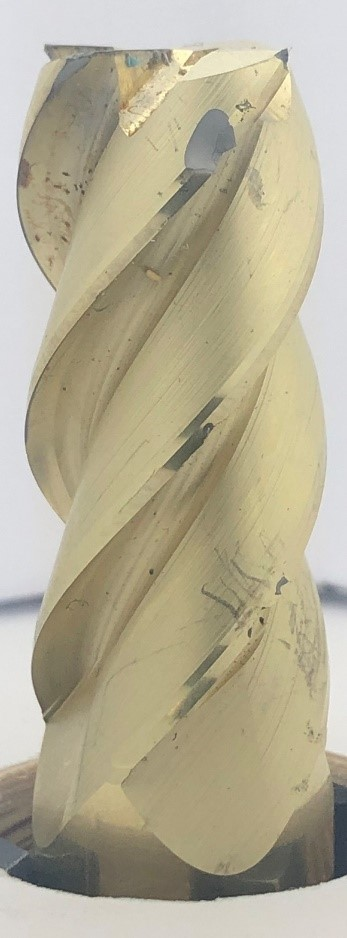
#> input picture Kurs_9/24_OpenCV_Image_Histogramm_Equalization/Bild_IPhone.jpg, 347 x 938 px
$ python kontrast_Histogram.py --image Bild_IPhone.jpg
#> lines starting #> are read from the running program, lines starting #| are printed output that depends on the picture; after the words box and inside, x2 and y2 are one past the last pixel; in counts of white or black regions, pixels touching at a corner belong together
import numpy as np
import argparse
import cv2
import vg
import sys
from matplotlib import pyplot as plt
from tkinter import *
from paket_mit_funktionen import*
import paket_mit_funktionen

ap = argparse.ArgumentParser()
ap.add_argument("-i", "--image", required = True, help = "Enter Path to the Image")
args = vars(ap.parse_args())
print(paket_mit_funktionen.bot)
# Bild hochladen
image = cv2.imread(args["image"])
#> image is the input picture: shape (938, 347, 3); mean B, G, R 149.3, 173.4, 180.4
#Zeigt ein normales Image
cv2.imshow("RGB Colour space", image)
#cv2.waitKey(0)
Bildname = args['image'][:-4]

# RGB verwandeln zu Grau
gray = cv2.cvtColor(image, cv2.COLOR_BGR2GRAY)
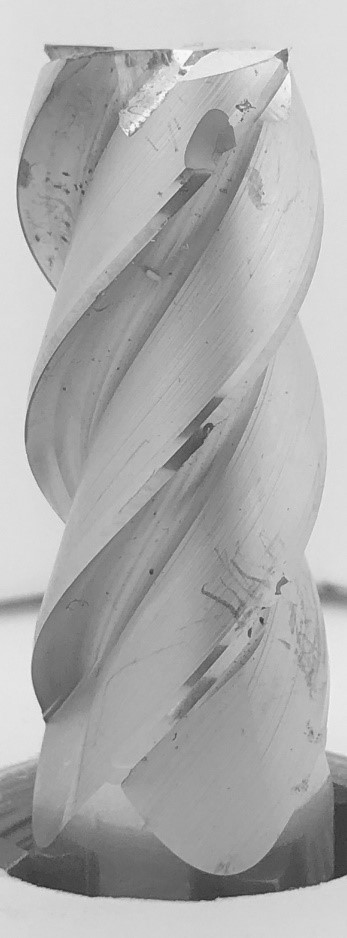
#> gray: shape (938, 347); min 40, max 251, mean 172.7
cv2.imwrite(Bildname +"Grau"+ ".jpg", gray)
cv2.imshow("Grau",gray)

eq = cv2.equalizeHist(gray)
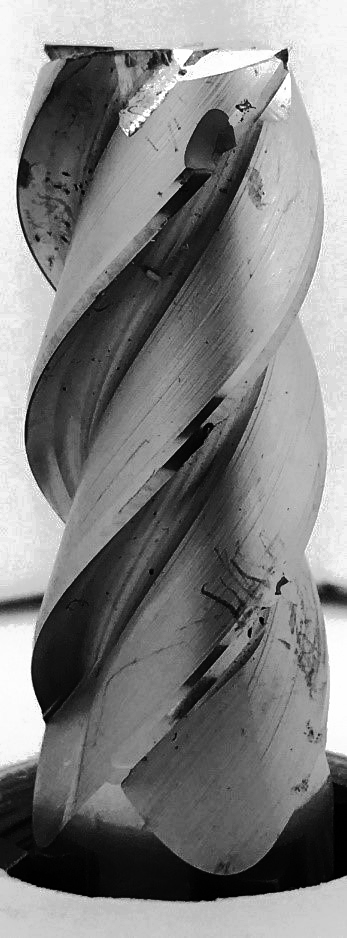
#> eq: shape (938, 347); min 0, max 255, mean 128.8
cv2.putText(gray,"Vorher",bot,fo,fs,fc,lt)
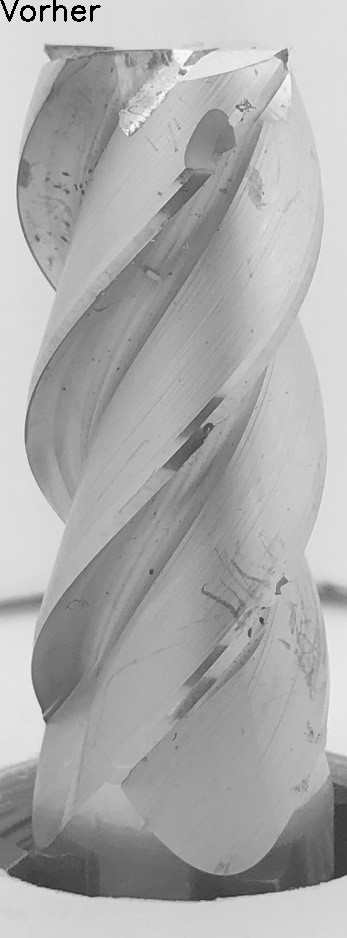
#> gray: shape (938, 347); 0.21% of pixels changed, all inside (x1, y1, x2, y2) = (0, 0, 101, 22)
cv2.putText(eq,"nachher",bot,fo,fs,fc,lt)
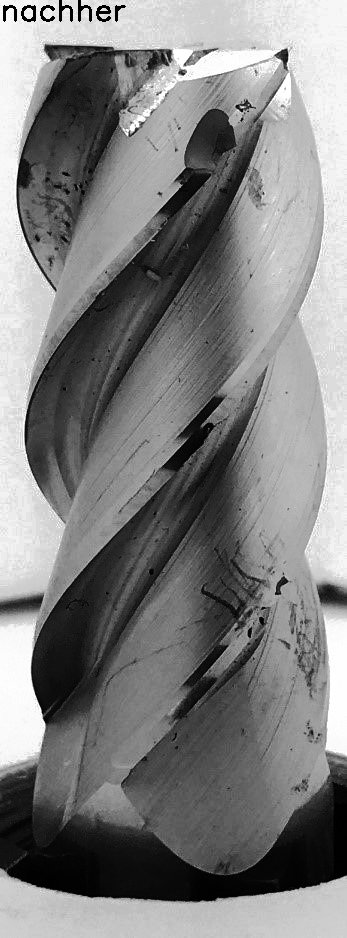
#> eq: shape (938, 347); 0.26% of pixels changed, all inside (x1, y1, x2, y2) = (3, 0, 126, 22)
cv2.imshow("Grau",gray)
cv2.imshow("Normal und Verbessert", np.hstack([gray,eq]))
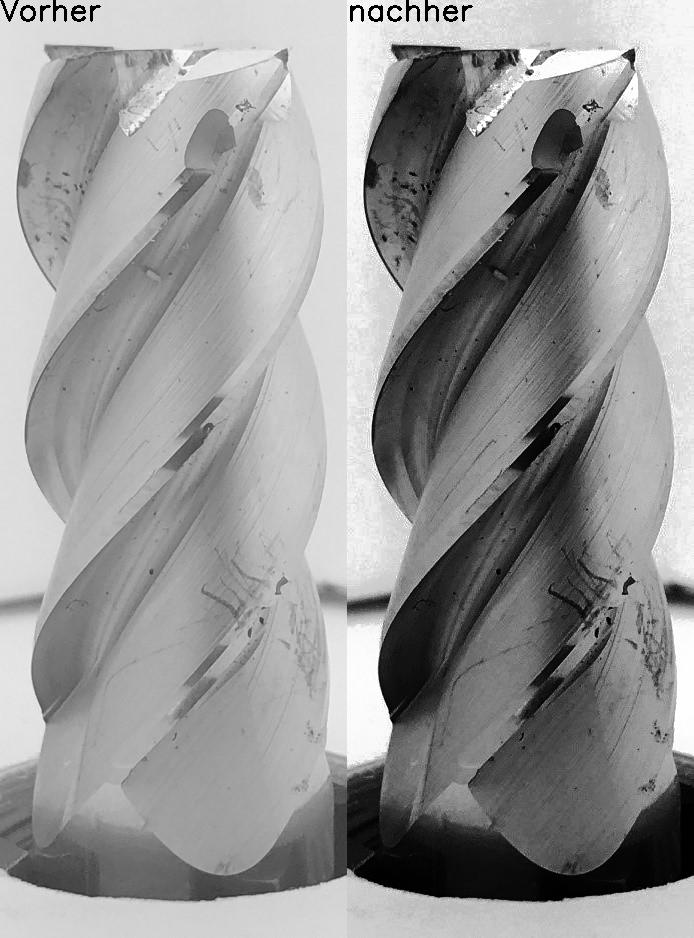
#> window 'Normal und Verbessert': shape (938, 694); min 0, max 255, mean 150.2


cv2.imwrite(Bildname+ "Verbessert.jpg", eq)
cv2.imwrite(Bildname+ "Normal und Verbessert.jpg", np.hstack([gray,eq]))


cv2.waitKey(0)

$ run again, on Kurs_9/24_OpenCV_Image_Histogramm_Equalization/Test1Verbessert.jpg
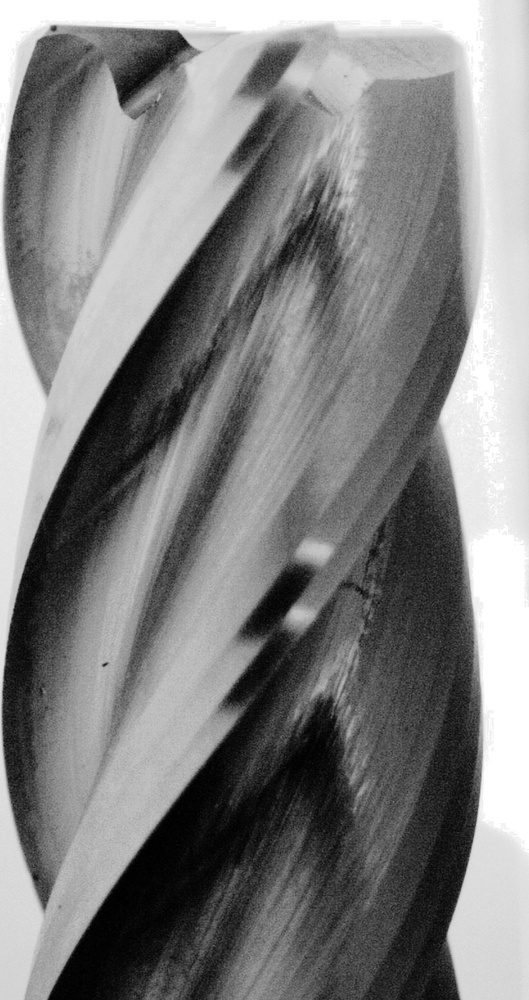
#> input picture Kurs_9/24_OpenCV_Image_Histogramm_Equalization/Test1Verbessert.jpg, 529 x 1000 px, shrunk from 823 x 1555 before the run
#> image is the input picture: shape (1000, 529, 3); min 0, max 255, mean 128.7
#> `cv2.putText(eq,"nachher",bot,fo,fs,fc,lt)`:
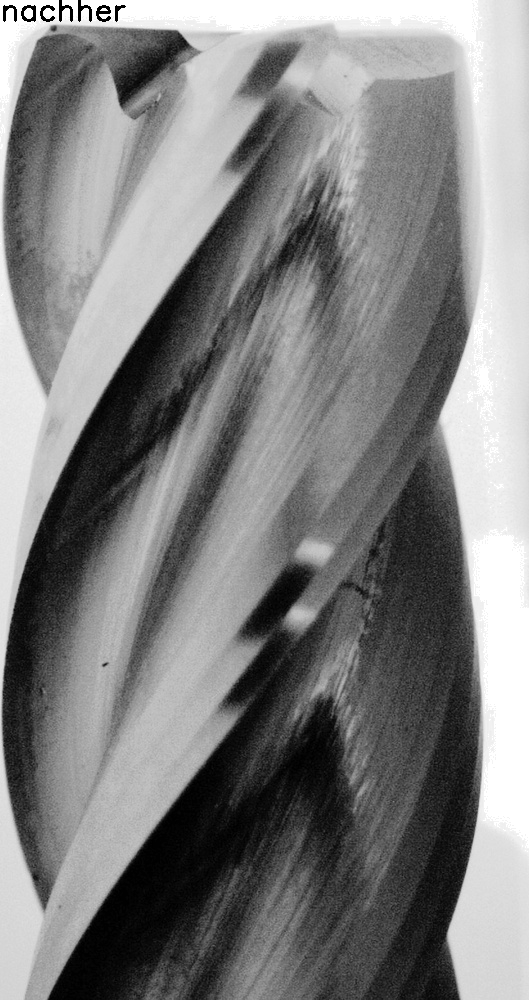
#> eq: shape (1000, 529); min 0, max 255, mean 127.7
#> `cv2.imshow("Normal und Verbessert", np.hstack([gray,eq]))`:
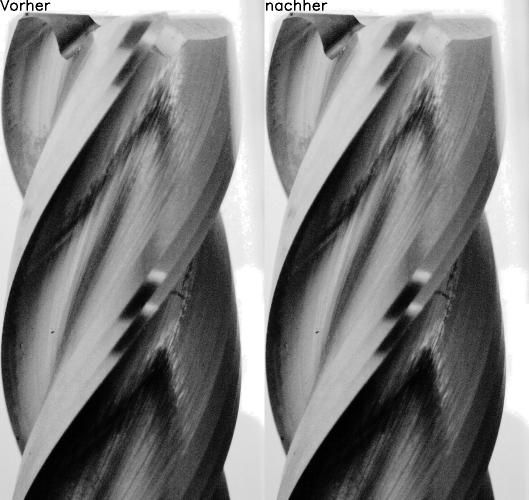
#> window 'Normal und Verbessert': shape (1000, 1058) (shown at 1/2 size); min 0, max 255, mean 128.1
